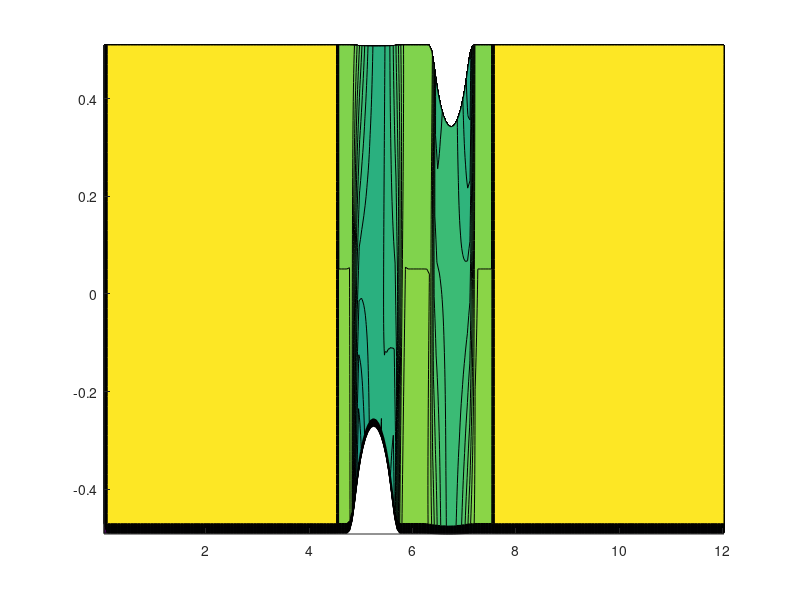

Write the MATLAB code that produced this figure. (Note: this script raises an error after producing the figure.)
%Charles Villazor
%April 28th, 2021
%MAE 456
%Final Project Part 2 - Channel Mach 0.01
clc;clear;close all

%% Constants
p_inf = 101325; %Atmospheric pressure, Freestream Pressure (Pa)
T_inf = 300; %Atmospheric Temperature, Freestream Temperature (Kelvin)
rho_inf = 1.225; %Atmospheric Air Density (kg/m^3)
gamma = 1.4; %Ratio of specific heats for air
r = 287.05; %Specific Gas Constant for air(J/kg*K)
a_inf = sqrt(gamma*r*T_inf); %Freestream speed of sound (m/s)

%% Importing Channel Data
file = fopen('grid.bumps.txt'); %opening file
fgetl(file); %read and skip first line
data = cell2mat(textscan(file, '%f %f'));
Ny = 51; %number of terms in y direction
Nx = 201; %number of terms in x direction
%x = zeros(Nx,Ny); %initialize x
%y = zeros(Nx,Ny); %initialize y
k = 1; %initialize variable for iteration
for i = 1:Ny
    for j = 1:Nx
        x(j,i) = data(k,1);
        y(j,i) = data(k,2);
        k = k+1; %add one to every iteration
    end
end

%% Del Channel
del = zeros(Nx,Ny,2,2);
% For N1*A1
for j = 2:Ny %interior in j direction
    for i = 1:Nx %faces in i direction
        del(i,j,1,1) = (y(i,j)-y(i,j-1)); %x component
        del(i,j,1,2) = -(x(i,j)-x(i,j-1)); %y component
    end
end
% For N2*A2
for i = 2:Nx %interior in i direction
    for j = 1:Ny %faces in j direction
        del(i,j,2,1) = -(y(i,j)-y(i-1,j)); %x component
        del(i,j,2,2) = x(i,j)-x(i-1,j); %y component
    end
end

%% Channel Vol Array Routine / Cell Centers Routine 
for i = 2:Nx %For area of top half
    for j = 2:Ny %For area of the bottom half
        %initializing Verticies
        xa = x(i,j-1);
        ya = y(i,j-1);
        xb = x(i,j);
        yb = y(i,j);
        xc = x(i-1,j);
        yc = y(i-1,j);
        xd = x(i-1,j-1);
        yd = y(i-1,j-1);
        %Finding bottom half triangle lengths
        da = sqrt(((xb-xa)^2)+((yb-ya)^2)); %right side length
        db = sqrt(((xd-xb)^2)+((yd-yb)^2)); %diagonal
        dc = sqrt(((xa-xd)^2)+((ya-yd)^2)); %bottom length
        %Finding top half triangle lengths
        daa = sqrt(((xc-xb)^2)+((yc-yb)^2)); %top length
        dbb = sqrt(((xd-xb)^2)+((yd-yb)^2)); %diagonal
        dcc = sqrt(((xc-xd)^2)+((yc-yd)^2)); %left side length
        %Finding semi perimeters
        s = (da+db+dc)/2;
        ss = (daa+dbb+dcc)/2;
        %Finding areas and inserting into vol array
        AT1 = sqrt(s*(s-da)*(s-db)*(s-dc));
        AT2 = sqrt(ss*(ss-daa)*(ss-dbb)*(ss-dcc));
        vol(i,j) = AT1+AT2; 
        %Averaging x-coordinates to get x center
        xcenter(i,j) = (xa+xb+xc+xd)/4;
        %Averaging y-coordinates to get y center
        ycenter(i,j) = (ya+yb+yc+yd)/4;
    end 
end

%% Interpolating Channel Cell Centers
for i = 2:Nx
    xcenter(i,1) = 2.0*xcenter(i,2)-xcenter(i,3);
    xcenter(i,Ny+1) = 2.0*xcenter(i,Ny)-xcenter(i,Ny-1);
    ycenter(i,1) = 2.0*ycenter(i,2)-ycenter(i,3);
    ycenter(i,Ny+1) = 2.0*ycenter(i,Ny)-ycenter(i,Ny-1);
end
for j=1:Ny+1
    xcenter(1,j) = 2.0*xcenter(2,j)-xcenter(3,j);
    xcenter(Nx+1,j) = 2.0*xcenter(Nx,j)-xcenter(Nx-1,j);
    ycenter(1,j) = 2.0*ycenter(2,j)-ycenter(3,j);
    ycenter(Nx+1,j) = 2.0*ycenter(Nx,j)-ycenter(Nx-1,j);
end 

%% Plotting Channel Volume Contour Plot
figure(1)
contourf(xcenter(2:Nx+1,2:Ny+1),ycenter(2:Nx+1,2:Ny+1),vol(1:Nx,1:Ny),40,'edgecolor','none')
colorbar 
axis equal
title('Channel Contour Plot of Volume')
xlabel('X Distance')
ylabel('Y Distance')

%% Channel Velocity Potential (Mach 0.01)
mach = 0.01; %mach number at freestream
u = mach; %x direction velocity
v = 0; %y direction velocity
u_inf = u*a_inf; %Freestream u velocity
v_inf = v*a_inf; %Freestream v velocity
for j = 1:Ny+1
    for i = 1:Nx+1
        phi(i,j) = u_inf*xcenter(i,j)+v_inf*ycenter(i,j);
    end
end

%% Boundary Contitions for Channel Phi (Mach 0.01)
%lecture 21 slide 6
%Channel Inflow
i = 1;
for j = 2:Ny
    phi(i,j) = (u_inf*xcenter(i,j))+(v_inf*(ycenter(i,j)));
end

%Channel Outflow
i = Nx+1;
for j = 2:Ny
    phi(i,j) = (u_inf*(xcenter(i,j)))+(v_inf*ycenter(i,j));
end

% Walls
j = 1;
for i = 2:Nx
    phi(i,j) = phi(i,j+1);
end

j = Ny+1;
for i = 2:Nx
    phi(i,j) = phi(i,j-1);
end

% %% Calculating Channel Velocity Gradient (Velocity Components)
% for j = 2:Ny
%     for i = 2:Nx
%         phi1 = 0.5*(phi(i,j)+phi(i+1,j));
%         phi2 = 0.5*(phi(i,j)+phi(i,j+1));
%         phi3 = 0.5*(phi(i,j)+phi(i-1,j));
%         phi4 = 0.5*(phi(i,j)+phi(i,j-1));
%         sum(1:2) = ((phi1*del(i,j,1,1:2))-(phi3*del(i-1,j,1,1:2))+(phi2*del(i,j,2,1:2))-(phi4*del(i,j-1,2,1:2)));
%         grad(i,j,:) = sum(:)./(vol(i,j));
%     end
% end

%% Alternate Channel Grad (Mach 0.01)
%Taken from website
for j = 2:Ny
    for i = 2:Nx
        dx1 = 0.5*(x(i,j)+x(i,j-1))-xcenter(i,j);
        dy1 = 0.5*(y(i,j)+y(i,j-1))-ycenter(i,j);
        dd1 = sqrt(dx1^2+dy1^2);
        ddd = sqrt((xcenter(i+1,j)-xcenter(i,j))^2 + (ycenter(i+1,j)-ycenter(i,j))^2);
        alp1 = dd1/ddd;
        phi1 = phi(i+1,j)*alp1 + phi(i,j)*(1.-alp1);

        dx1 = 0.5*(x(i-1,j)+x(i-1,j-1))-xcenter(i,j);
        dy1 = 0.5*(y(i-1,j)+y(i-1,j-1))-ycenter(i,j);
        dd1 = sqrt(dx1^2+dy1^2);
        ddd = sqrt((xcenter(i-1,j)-xcenter(i,j))^2 + (ycenter(i-1,j)-ycenter(i,j))^2);
        alp1 = dd1/ddd;
        phi2 = phi(i-1,j)*alp1 + phi(i,j)*(1.-alp1);

        dx1 = 0.5*(x(i,j)+x(i-1,j))-xcenter(i,j);
        dy1 = 0.5*(y(i,j)+y(i-1,j))-ycenter(i,j);
        dd1 = sqrt(dx1^2+dy1^2);
        ddd = sqrt((xcenter(i,j+1)-xcenter(i,j))^2 + (ycenter(i,j+1)-ycenter(i,j))^2);
        alp1 = dd1/ddd;
        phi3 = phi(i,j+1)*alp1 + phi(i,j)*(1.-alp1);

        dx1 = 0.5*(x(i,j-1)+x(i-1,j-1))-xcenter(i,j);
        dy1 = 0.5*(y(i,j-1)+y(i-1,j-1))-ycenter(i,j);
        dd1 = sqrt(dx1^2+dy1^2);
        ddd = sqrt((xcenter(i,j-1)-xcenter(i,j))^2 + (ycenter(i,j-1)-ycenter(i,j))^2);
        alp1 = dd1/ddd;
        phi4 = phi(i,j-1)*alp1 + phi(i,j)*(1.-alp1);

        total(:) = phi1*del(i,j,1,:)-phi2*del(i-1,j,1,:)+ phi3*del(i,j,2,:)-phi4*del(i,j-1,2,:);
        grad(i,j,:) = total(:)/vol(i,j); %grad(i,j,1) is u component, grad(i,j,2) is v component
    end
end
%grad(:,:,1) = -grad(:,:,1); %Flip U variable signs
%% Boundary Conditions for Channel Grad (Mach 0.01)
%lecture 21 slide 6
%Channel Inflow
i = 1;
for j = 2:Ny
    grad(i,j,1) = u_inf;
    grad(i,j,2) = v_inf;
end

%Channel Outflow
i = Nx+1;
for j = 2:Ny
    grad(i,j,1) = u_inf;
    grad(i,j,2) = v_inf;
end

% Walls
j = 1;
for i = 2:Nx
    area = sqrt((del(i,j,2,1)^2)+(del(i,j,2,2)^2));
    xnx = del(i,j,2,1)/area;
    xny = del(i,j,2,2)/area;
    vdotn = (grad(i,j+1,1)*xnx)+(grad(i,j+1,2)*xny);
    grad(i,j,1) = grad(i,j+1,1)-(2*xnx*vdotn);
    grad(i,j,2) = grad(i,j+1,2)-(2*xny*vdotn);
end

j = Ny+1;
for i = 2:Nx
    area = sqrt((del(i,j-1,2,1)^2)+(del(i,j-1,2,2)^2));
    xnx = del(i,j-1,2,1)/area;
    xny = del(i,j-1,2,2)/area;
    vdotn = (grad(i,j-1,1)*xnx)+(grad(i,j-1,2)*xny);
    grad(i,j,1) = grad(i,j-1,1)-(2*xnx*vdotn);
    grad(i,j,2) = grad(i,j-1,2)-(2*xny*vdotn);
end

%% Contour plot of u component of Channel velocity (Mach 0.01)
figure(2)
%contourf(xcenter(5:Nx-5,5:Ny-5),ycenter(5:Nx-5,5:Ny-5),grad(5:Nx-5,5:Ny-5,1),100,'edgecolor','none');
contourf(xcenter(2:Nx,2:Ny),ycenter(2:Nx,2:Ny),grad(2:Nx,2:Ny,1),100,'edgecolor','none');
colorbar;
axis equal
title('Channel Contour Plot of u component of Velocity (Mach 0.01)')
xlabel('X Distance')
ylabel('Y Distance')

%% Contour plot of v component of Channel velocity (Mach 0.01)
figure(3)
contourf(xcenter(2:Nx,2:Ny),ycenter(2:Nx,2:Ny),-grad(2:Nx,2:Ny,2),100,'edgecolor','none');
colorbar;
axis equal
title('Channel Contour Plot of v component of Velocity (Mach 0.01)')
xlabel('X Distance')
ylabel('Y Distance')

%% Calculating Channel Rho (Mach 0.01)
for i = 1:Nx+1
    for j = 1:Ny+1
        rho(i,j) = rho_inf*(1+((gamma-1)/(2*(a_inf^2)))*((u_inf^2)-(((grad(i,j,1)^2)+(grad(i,j,2)^2)))))^(1/(gamma-1));
        %rho(i,j) = rho_inf;
    end
end

%% Iteration code (Mach 0.01)
kmax = 5000; %Maximum amount of iterations
tolerance = 1e-3; %tolerance for resnorm
mrelax = 7; %number of relaxation steps
omega = 1.5; %0.7:1512, 1:1512, 
dphi = zeros(Nx+1,Ny+1); %initialize delta phi
% Calculating the residual and a array
for k = 1:kmax
    %Normal Tangential Gradient Model
    %For Faces 1 and 3 (i direction)
    for j = 2:Ny
        for i = 1:Nx
            rhoave = 0.5*(rho(i,j)+rho(i+1,j)); %Average Cell Density
            volave = 0.5*(vol(max(i,2),j)+vol(min(i+1,Nx),j)); %Average Cell Volume
            area2 = (del(i,j,1,1)^2)+(del(i,j,1,2)^2); %face area squared
            
            dtx = xcenter(i+1,j)-xcenter(i,j); %define x direction between cell centers
            dty = ycenter(i+1,j)-ycenter(i,j); %define y direction between cell centers
            dtm = sqrt((dtx^2)+(dty^2)); %Magnitude of vector between cell centers
            dtx = dtx/dtm; %unit vector for dtx
            dty = dty/dtm; %unit vector for dty
            uave = 0.5*(grad(i,j,1))+(grad(i+1,j,1)); %averaging u velocity
            vave = 0.5*(grad(i,j,2)+grad(i+1,j,2)); %averaging v velocity
            udott = (uave*dtx)+(vave*dty); %dot product of dtx and dty
            
            ddphi = phi(i+1,j)-phi(i,j);
            
            gradf(1) = (ddphi*(dtx/dtm))+(uave-(udott*dtx));
            gradf(2) = (ddphi*(dty/dtm))+(vave-(udott*dty));
            vdotna = (gradf(1)*del(i,j,1,1))+(gradf(2)*del(i,j,1,2));
            
            flux(i) = rhoave*vdotna;
            coeff(i) = (rhoave*area2)/volave; 
            
        end
        for i = 2:Nx
            res(i,j) = flux(i)-flux(i-1); %Add up first two parts of residual
            a(i,j,1) = coeff(i-1);
            a(i,j,5) = coeff(i);
            a(i,j,3) = -(coeff(i)+coeff(i-1));
        end
    end
    % For Faces 2 and 4 (j faces)
    for i = 2:Nx
        for j = 1:Ny
            rhoave = 0.5*(rho(i,j)+rho(i,j+1)); %Average Cell Density
            volave = 0.5*(vol(i,max(2,j))+vol(i,min(j+1,Ny))); %Average Cell Volume
            area2 = (del(i,j,2,1)^2)+(del(i,j,2,2)^2); %face area squared
            
            dtx = xcenter(i,j+1)-xcenter(i,j); %define x direction between cell centers
            dty = ycenter(i,j+1)-ycenter(i,j); %define y direction between cell centers
            dtm = sqrt((dtx^2)+(dty^2)); %Magnitude of vector between cell centers
            dtx = dtx/dtm; %unit vector for dtx
            dty = dty/dtm; %unit vector for dty
            uave = 0.5*(abs(grad(i,j,1))+abs(grad(i,j+1,1))); %averaging u velocity
            vave = 0.5*(grad(i,j,2)+grad(i,j+1,2)); %averaging v velocity
            udott = (uave*dtx)+(vave*dty); %dot product of dtx and dty
            
            ddphi = phi(i,j+1)-phi(i,j);
            
            gradf(1) = (ddphi*(dtx/dtm))+(uave-(udott*dtx));
            gradf(2) = (ddphi*(dty/dtm))+(vave-(udott*dty));
            vdotna = (gradf(1)*del(i,j,2,1))+(gradf(2)*del(i,j,2,2));
            
            flux(j) = rhoave*vdotna;
            coeff(j) = (rhoave*area2)/volave;
            
            if j == 1
                flux(j) = 0;
            end
            if j == Ny
                flux(j) = 0;
            end
        end
        for j = 2:Ny
            res(i,j) = res(i,j)+(flux(j)-flux(j-1)); %Add up first two parts to residual
            a(i,j,2) = coeff(j-1);
            a(i,j,4) = coeff(j);
            a(i,j,3) = a(i,j,3)-(coeff(j)+coeff(j-1));
        end
    end

%     %Normal Gradient Model (Old Code)
%     %For Faces 1 and 3
%     for j = 2:Ny
%         for i = 1:Nx
%             rhoave = 0.5*(rho(i,j)+rho(i+1,j)); %Average Cell Density
%             volave = 0.5*(vol(max(i,2),j)+vol(min(i+1,Nx),j)); %Average Cell Volume
%             area2 = (del(i,j,1,1)^2)+(del(i,j,1,2)^2); %face area squared
%             coeff(i) = (rhoave*area2)/volave; %Coefficient used for a(i,j,1:5)
%             flux(i) = coeff(i)*(phi(i+1,j)-phi(i,j)); %Mass flow rate through face
%         end
%         for i = 2:Nx
%             res(i,j) = flux(i)-flux(i-1); %Add up first two parts of residual
%             a(i,j,1) = coeff(i-1);
%             a(i,j,5) = coeff(i);
%             a(i,j,3) = -(coeff(i)+coeff(i-1));
%         end
%     end
%     % For Faces 2 and 4
%     for i = 2:Nx
%         for j = 1:Ny
%             rhoave = 0.5*(rho(i,j)+rho(i,j+1)); %Average Cell Density
%             volave = 0.5*(vol(1,max(j,2))+vol(i,min(j+1,Ny))); %Average Cell Volume
%             area2 = (del(i,j,2,1)^2)+(del(i,j,2,2)^2); %face area squared
%             coeff(j) = (rhoave*area2)/volave; %Coefficient used for a(i,j,1:5)
%             flux(j) = coeff(j)*(phi(i,j+1)-phi(i,j)); %Mass flow rate through face
%         end
%         for j = 2:Ny
%             res(i,j) = res(i,j)+flux(j)-flux(j-1); %Add up first two parts to residual
%             a(i,j,2) = coeff(j-1);
%             a(i,j,4) = coeff(j);
%             a(i,j,3) = a(i,j,3)-(coeff(j)+coeff(j-1));
%         end
%     end

   % Checking for convergence of residual and tolerance
   resnorm = 0;
    for j = 1:Ny
        for i = 1:Nx
            resnorm = resnorm +res(i,j)^2;
        end
    end
    
    %For the first iteration (k = 1)
    if k == 1
        resnorm0 = resnorm; %first resnorm
    end
    test(k) = resnorm/resnorm0;
    if test(k) < tolerance %if the ratio of the resnorms is below the tolerance, it equals zero
        break
    else %if not, update phi, boundary counditions for phi, grad, boundary conditions for grad, rho array
        
        %Updating Phi
        %dphi = zeros(Nx+1,Ny+1); %initialize delta phi
        for m = 1:mrelax
            for i = 2:Nx
                for j = 2:Ny
                    dphitmp = dphi(i,j); %place holder for old solution
                    dphigs = (-res(i,j)-a(i,j,1)*dphi(i-1,j)-a(i,j,2)*dphi(i,j-1)-a(i,j,4)*dphi(i,j+1)-...
                        a(i,j,5)*dphi(i+1,j))/a(i,j,3); %Gauss-Seidal Step
                    dphi(i,j) = dphitmp +omega*(dphigs-dphitmp); %SOR Step
                end
            end
        end
        for j = 2:Ny
            for i = 2:Nx
                phi(i,j) = phi(i,j)+dphi(i,j);
            end
        end
        
        %Updating Boundary Conditions for Phi
        %Channel Inflow
        i = 1;
        for j = 2:Ny
            phi(i,j) = (u_inf*xcenter(i,j))+(v_inf*(ycenter(i,j)));
        end

        %Channel Outflow
        i = Nx+1;
        for j = 2:Ny
            phi(i,j) = (u_inf*(xcenter(i,j)))+(v_inf*ycenter(i,j));
        end

        % Walls
        j = 1;
        for i = 2:Nx
            phi(i,j) = phi(i,j+1);
        end

        j = Ny+1;
        for i = 2:Nx
            phi(i,j) = phi(i,j-1);
        end
        
        %Calculate Grad Array in Interior (New Code)
        for j = 2:Ny
            for i = 2:Nx
                dx1 = 0.5*(x(i,j)+x(i,j-1))-xcenter(i,j);
                dy1 = 0.5*(y(i,j)+y(i,j-1))-ycenter(i,j);
                dd1 = sqrt((dx1^2)+(dy1^2));
                ddd = sqrt((xcenter(i+1,j)-xcenter(i,j))^2 + (ycenter(i+1,j)-ycenter(i,j))^2);
                alp1 = dd1/ddd;
                phi1 = phi(i+1,j)*alp1 + phi(i,j)*(1.-alp1);

                dx1 = 0.5*(x(i-1,j)+x(i-1,j-1))-xcenter(i,j);
                dy1 = 0.5*(y(i-1,j)+y(i-1,j-1))-ycenter(i,j);
                dd1 = sqrt((dx1^2)+(dy1^2));
                ddd = sqrt((xcenter(i-1,j)-xcenter(i,j))^2 + (ycenter(i-1,j)-ycenter(i,j))^2);
                alp1 = dd1/ddd;
                phi2 = phi(i-1,j)*alp1 + phi(i,j)*(1.-alp1);

                dx1 = 0.5*(x(i,j)+x(i-1,j))-xcenter(i,j);
                dy1 = 0.5*(y(i,j)+y(i-1,j))-ycenter(i,j);
                dd1 = sqrt((dx1^2)+(dy1^2));
                ddd = sqrt((xcenter(i,j+1)-xcenter(i,j))^2 + (ycenter(i,j+1)-ycenter(i,j))^2);
                alp1 = dd1/ddd;
                phi3 = phi(i,j+1)*alp1 + phi(i,j)*(1.-alp1);

                dx1 = 0.5*(x(i,j-1)+x(i-1,j-1))-xcenter(i,j);
                dy1 = 0.5*(y(i,j-1)+y(i-1,j-1))-ycenter(i,j);
                dd1 = sqrt((dx1^2)+(dy1^2));
                ddd = sqrt((xcenter(i,j-1)-xcenter(i,j))^2 + (ycenter(i,j-1)-ycenter(i,j))^2);
                alp1 = dd1/ddd;
                phi4 = phi(i,j-1)*alp1 + phi(i,j)*(1.-alp1);

                total(:) = phi1*del(i,j,1,:)-phi2*del(i-1,j,1,:)+ phi3*del(i,j,2,:)-phi4*del(i,j-1,2,:);
                grad(i,j,:) = total(:)/vol(i,j); %grad(i,j,1) is u component, grad(i,j,2) is v component
            end
        end
        %grad(:,:,1) = abs(grad(:,:,1)); %Flip U variable signs

%         % Calculating Grad Array (Old Code)
%         for j = 2:Ny
%             for i = 2:Nx
%                 phi1 = 0.5*(phi(i,j)+phi(i+1,j));
%                 phi2 = 0.5*(phi(i,j)+phi(i,j+1));
%                 phi3 = 0.5*(phi(i,j)+phi(i-1,j));
%                 phi4 = 0.5*(phi(i,j)+phi(i,j-1));
%                 total(1:2) = ((phi1*del(i,j,1,1:2))-(phi3*del(i-1,j,1,1:2))+(phi2*del(i,j,2,1:2))-(phi4*del(i,j-1,2,1:2)));
%                 grad(i,j,:) = total(:)./(vol(i,j));
%             end
%         end

        %Calculating Grad Boundary Conditions
        %Channel Inflow
        i = 1;
        for j = 2:Ny
            grad(i,j,1) = u_inf;
            grad(i,j,2) = v_inf;
        end

        %Channel Outflow
        i = Nx+1;
        for j = 2:Ny
            grad(i,j,1) = u_inf;
            grad(i,j,2) = v_inf;
        end

        % Walls
        j = 1;
        for i = 2:Nx
            area = sqrt((del(i,j,2,1)^2)+(del(i,j,2,2)^2));
            xnx = del(i,j,2,1)/area;
            xny = del(i,j,2,2)/area;
            vdotn = (grad(i,j+1,1)*xnx)+(grad(i,j+1,2)*xny);
            grad(i,j,1) = grad(i,j+1,1)-(2*xnx*vdotn);
            grad(i,j,2) = grad(i,j+1,2)-(2*xny*vdotn);
        end

        j = Ny+1;
        for i = 2:Nx
            area = sqrt((del(i,j-1,2,1)^2)+(del(i,j-1,2,2)^2));
            xnx = del(i,j-1,2,1)/area;
            xny = del(i,j-1,2,2)/area;
            vdotn = (grad(i,j-1,1)*xnx)+(grad(i,j-1,2)*xny);
            grad(i,j,1) = grad(i,j-1,1)-(2*xnx*vdotn);
            grad(i,j,2) = grad(i,j-1,2)-(2*xny*vdotn);
        end
        
        %Calculating Density (rho)
        for i = 1:Nx+1
            for j = 1:Ny+1
                rho(i,j) = rho_inf*((1+((gamma-1)/(2*(a_inf^2)))*((u_inf^2)-(((grad(i,j,1)^2)+(grad(i,j,2)^2)))))^(1/(gamma-1)));
                %rho(i,j) = rho_inf;
            end
        end
        
    end
end

%% Resnorm/Resnorm0 vs Iteration Plot
figure(4)
semilogy(1:1:k,test)
%plot(1:1:k,log(test))
title('Resnorm/Resnorm_0 vs Iteration Plot')
ylabel('Resnorm/Resnorm_0')
xlabel('Number of Iterations')


%% Contour plot of u component of Channel velocity (Mach 0.01)
figure(5)
%contourf(xcenter(5:Nx-5,5:Ny-5),ycenter(2:Nx,5:Ny-5),-grad(5:Nx-5,5:Ny-5,1),100,'edgecolor','none');
contourf(xcenter(2:Nx,2:Ny),ycenter(2:Nx,2:Ny),real(grad(2:Nx,2:Ny,1)),50,'edgecolor','none');
colorbar;
axis equal
title('Channel Contour Plot of u component of Velocity (Mach 0.01)(After Iterating)')
xlabel('X Distance')
ylabel('Y Distance')

%% Contour plot of v component of Channel velocity (Mach 0.01)
figure(6)
contourf(xcenter(2:Nx,2:Ny),ycenter(2:Nx,2:Ny),real(grad(2:Nx,2:Ny,2)),50,'edgecolor','none');
colorbar;
axis equal
title('Channel Contour Plot of v component of Velocity (Mach 0.01)(After Iterating)')
xlabel('X Distance')
ylabel('Y Distance')

%% Calculating Pressure (Mach 0.01)
for i = 1:Nx+1
    for j = 1:Ny+1
        p(i,j) = rho(i,j)*r*T_inf; %Pressure array (from ideal gas law)
    end
end

%% Calculating Pressure Coefficient (Mach 0.01)
for i = 1:Nx+1
    for j = 1:Ny+1
        cp(i,j) = (p(i,j)-p_inf)/(0.5*rho_inf*(u_inf^2)); %coefficient of pressure
    end
end

%% Coefficient of Pressure vs x distance plot (Top Wall)
figure(7)
plot((xcenter(2:Nx,2)/max(xcenter(2:Nx,2))),cp(2:Nx,2));
title('Coefficient of Pressure vs x/c Plot - Top Wall (Mach 0.01)')
ylabel('C_p')
xlabel('x/c')

%% Coefficient of Pressure vs x distance plot (Bottom Wall)
figure(8)
plot((xcenter(2:Nx,Ny)/max(xcenter(2:Nx,Ny))),cp(2:Nx,Ny));
title('Coefficient of Pressure vs x/c Plot - Bottom Wall (Mach 0.01)')
ylabel('C_p')
xlabel('x/c')

%% Calculating Magnitude of velocity and converting to mach number
%Calculating velocity magnitude
for i = 1:Nx+1
    for j = 1:Ny+1
        velocity(i,j) = sqrt((grad(i,j,1)^2)+(grad(i,j,2)^2));
    end
end
%Converting to mach number
for i = 1:Nx+1
    for j = 1:Ny+1
        mach(i,j) = velocity(i,j)/a_inf;
    end
end

%% Mach Number along the top slip wall (j = 2)
figure(9)
plot((xcenter(2:Nx,2)/max(xcenter(2:Nx,2))),mach(2:Nx,2))
title('Mach Number Distribution along top Slip Wall (Mach 0.01)')
xlabel('x/c')
ylabel('Mach Number')

%% Mach Number along the bottom slip wall (j = Ny)
figure(10)
plot((xcenter(2:Nx,Ny)/max(xcenter(2:Nx,Ny))),mach(2:Nx,Ny))
title('Mach Number Distribution along bottom Slip Wall (Mach 0.01)')
xlabel('x/c')
ylabel('Mach Number')

%% Contour of Magnitude of Velocity
figure(11)
contourf(xcenter(2:Nx,2:Ny),ycenter(2:Nx,2:Ny),real(velocity(2:Nx,2:Ny)),50,'edgecolor','none');
colorbar;
axis equal
title('Channel Contour Plot of Magnitude of Velocity (Mach 0.01)(After Iterating)')
xlabel('X Distance')
ylabel('Y Distance')